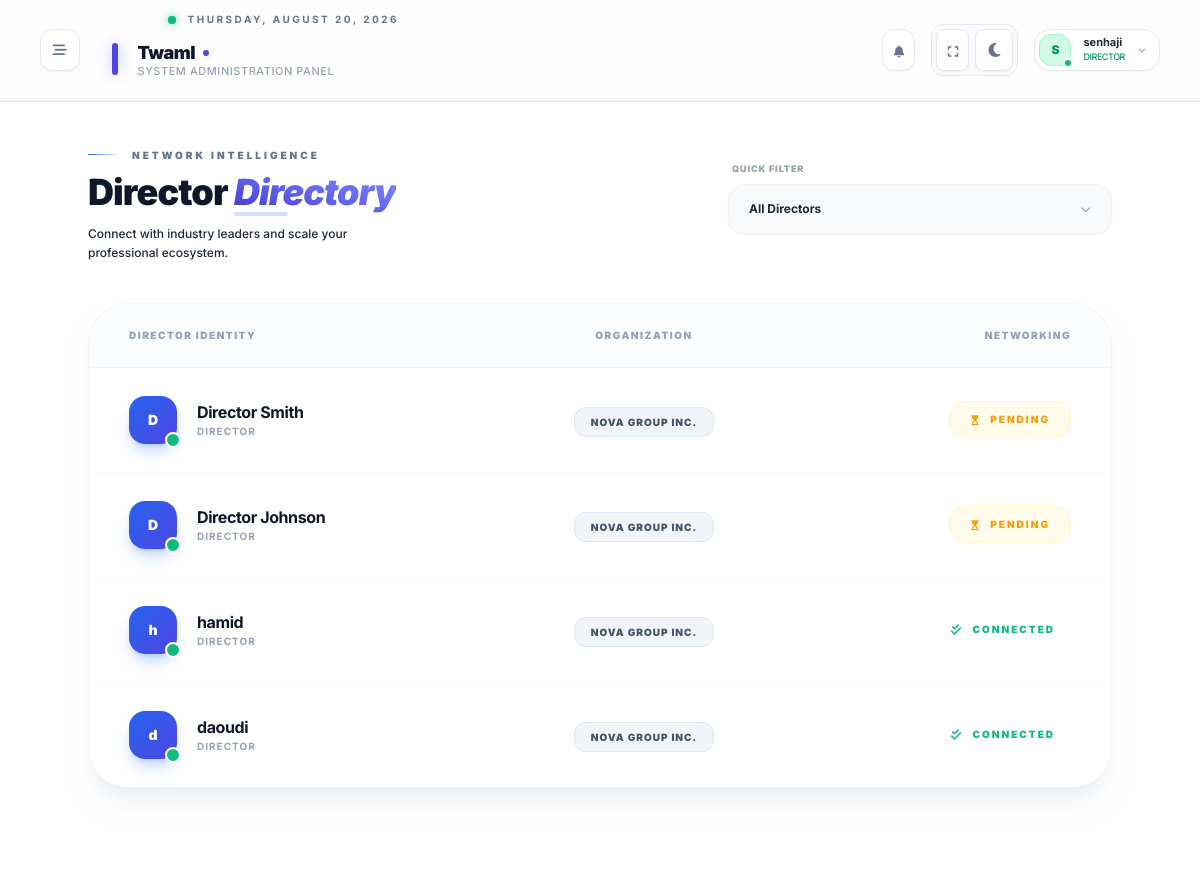
Page /communication/connections/search/ (signed in) on the earlier database version.
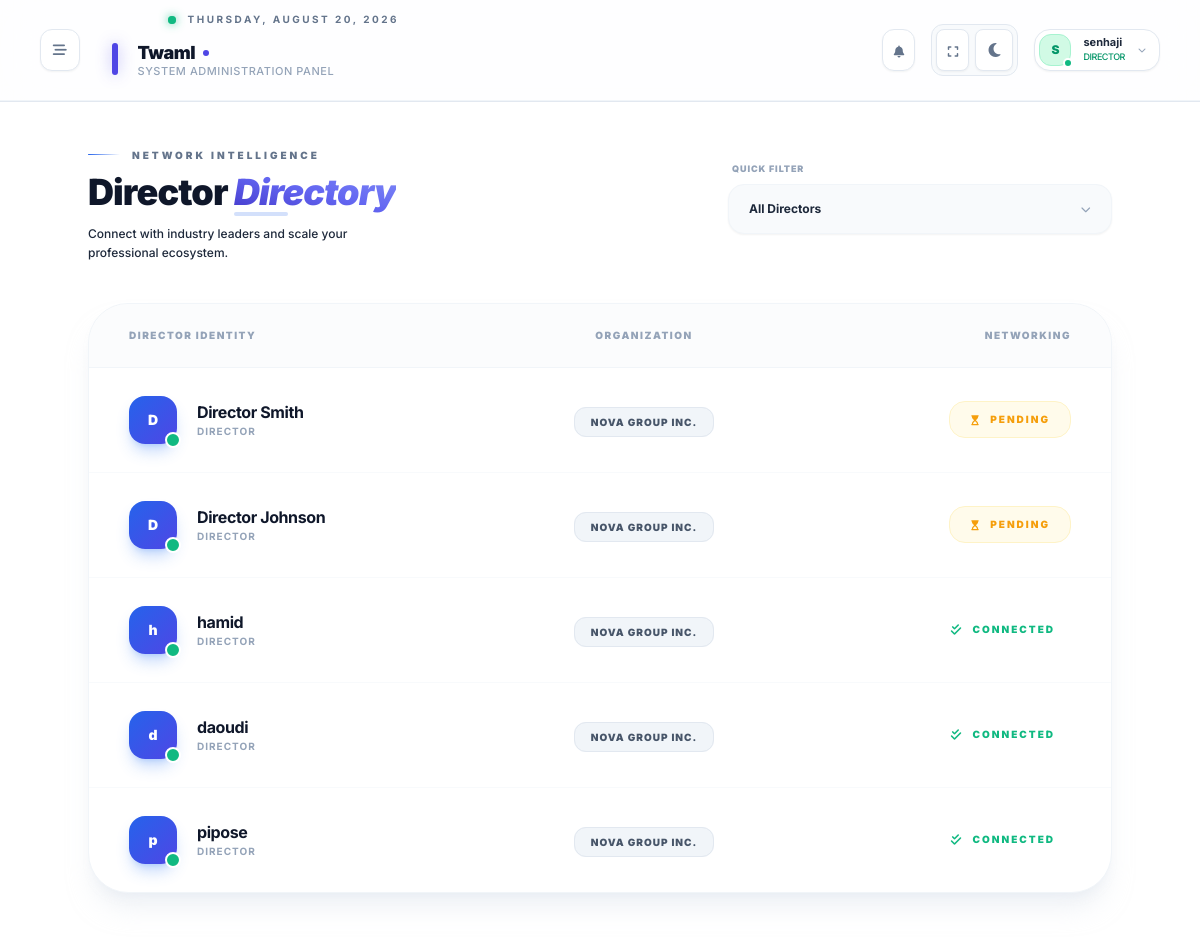
Same page on the later database version.
### accounts/models.py (models this page shows, shortened)
class Director(models.Model):
    user = models.OneToOneField(
        User,
        on_delete=models.CASCADE,
        primary_key=True,
        related_name="director_profile",
    )
    qualification_cert = models.CharField(max_length=100, blank=True)
    hired_at = models.DateField(null=True, blank=True)
    organization = models.ForeignKey(
        "dashboard.Organization", on_delete=models.CASCADE, null=True, blank=True, related_name="directors"
    )

class User(AbstractUser):
    ROLE_CHOICES = (
        ("owner", "Network Owner"),
        ("director", "Director"),
        ("vice_director", "Vice Director"),
        ("educator", "Educator"),
        ("parent", "Parent"),
    )
    username = None
    user_id = models.UUIDField(primary_key=True, default=uuid.uuid4, editable=False)
    email = models.EmailField(_("email address"), unique=True)
    full_name = models.CharField(max_length=255)
    phone_number = models.CharField(max_length=20, blank=True, null=True)
    profile_photo = models.ImageField(upload_to=user_directory_path, blank=True, null=True)
    role_type = models.CharField(max_length=20, choices=ROLE_CHOICES)
    is_active = models.BooleanField(default=True)
    created_at = models.DateTimeField(auto_now_add=True)
    groups = models.ManyToManyField(
        "auth.Group",
        related_name="core_user_set",
        blank=True,
        verbose_name="groups",
        help_text="The groups this user belongs to.",
    )
    user_permissions = models.ManyToManyField(
        "auth.Permission",
        related_name="core_user_set",
        blank=True,
        verbose_name="user permissions",
        help_text="Specific permissions for this user.",
    )
    USERNAME_FIELD = "email"
    REQUIRED_FIELDS = ["full_name", "phone_number"]
    objects = CustomUserManager()

### dashboard/models.py (models this page shows, shortened)
class Organization(models.Model):
    org_id = models.UUIDField(primary_key=True, default=uuid.uuid4, editable=False)
    name = models.CharField(max_length=255)
    owner = models.OneToOneField(
        "accounts.Owner", on_delete=models.PROTECT, related_name="owned_organization"
    )
    created_at = models.DateTimeField(auto_now_add=True)

### communication/views.py (the view)
# urls.py: path("connections/search/", views.search_directors, name="search_directors"), # <--- Bach i-searchi
@login_required
def search_directors(request):
    query = request.GET.get('q', '')
    profile = request.user.director_profile
    my_org = profile.organization
    base_query = Director.objects.exclude(user=request.user).exclude(organization=my_org)
    directors_list_all = base_query.order_by('user__full_name')
    directors = base_query
    if query:
        directors = directors.filter(user__full_name=query)
    sent_requests_ids = DirectorConnection.objects.filter(
        from_director=profile, is_confirmed=False
    ).values_list('to_director_id', flat=True)
    confirmed_sent_ids = DirectorConnection.objects.filter(
        from_director=profile, is_confirmed=True
    ).values_list('to_director_id', flat=True)
    confirmed_received_ids = DirectorConnection.objects.filter(
        to_director=profile, is_confirmed=True
    ).values_list('from_director_id', flat=True)
    return render(request, "search_directors.html", {
        "directors": directors,
        "directors_list_all": directors_list_all,
        "query": query,
        "sent_requests_ids": list(sent_requests_ids),
        "confirmed_ids": list(confirmed_sent_ids) + list(confirmed_received_ids),
    })

### communication/context_processors.py (called while the page is built)
def unread_messages_count(request):
    if request.user.is_authenticated:
        count = Message.objects.filter(receiver=request.user, is_read=False).count()
        return {'unread_count': count}
    return {'unread_count': 0}

### dashboard/context_processors/theme_sidebar.py (called while the page is built)
def theme(request):
    return {'theme': request.COOKIES.get('theme', 'light')}

def sidebar(request):
    return {'sidebar_state': request.COOKIES.get('sidebar', 'closed')}

### communication/templates/search_directors.html (shortened to what the changed rows need)
{% extends "base.html" %}
{% block content %}
<div x-data="{ loading: false }" class="relative min-h-[90vh] bg-white dark:bg-slate-950 py-8 px-6">
    <div class="max-w-5xl mx-auto mb-10">
        <div class="flex flex-col md:flex-row md:items-center justify-between gap-8">
            <div class="relative group space-y-4">
                <div class="relative space-y-3">
                    <h1 class="text-5xl md:text-4xl font-black text-slate-900 dark:text-white tracking-tight">
                        Director
                        <span class="relative inline-block">
                            <span class="bg-gradient-to-tr from-indigo-700 via-indigo-500 to-indigo-400 bg-clip-text text-transparent italic">
                            </span>
                            <span class="absolute -bottom-1 left-0 w-1/3 h-1 bg-blue-600/20 rounded-full"></span>
                        </span>
                    </h1>
                </div>
            </div>
        </div>
    </div>
    <div class="max-w-5xl mx-auto bg-white dark:bg-slate-900 rounded-[2.5rem] border border-slate-100 dark:border-slate-800 shadow-xl shadow-slate-200/50 dark:shadow-none overflow-hidden">
        <div class="overflow-x-auto">
            <table class="w-full text-left border-collapse">
                <thead>
                    <tr class="bg-slate-50/50 dark:bg-slate-800/50 border-b border-slate-100 dark:border-slate-800">
                        <th class="px-10 py-6 text-[10px] font-black text-slate-400 uppercase tracking-[0.15em]">Director Identity</th>
                        <th class="px-6 py-6 text-[10px] font-black text-slate-400 uppercase tracking-[0.15em] hidden md:table-cell text-center">Organization</th>
                        <th class="px-10 py-6 text-right text-[10px] font-black text-slate-400 uppercase tracking-[0.15em]">Networking</th>
                    </tr>
                </thead>
                <tbody class="divide-y divide-slate-50 dark:divide-slate-800/50">
                    {% for director in directors %}
                        <tr class="group hover:bg-blue-50/30 dark:hover:bg-blue-900/10 transition-all">
                            <td class="px-10 py-7">
                                <div class="flex items-center gap-5">
                                    <div class="relative">
                                        <div class="w-12 h-12 rounded-2xl bg-gradient-to-br from-blue-600 to-indigo-600 flex items-center justify-center text-white text-sm font-black shadow-lg shadow-blue-500/30">
                                            {{ director.user.full_name|slice:":1" }}
                                        </div>
                                        <div class="absolute -bottom-1 -right-1 w-4 h-4 rounded-full bg-emerald-500 border-2 border-white dark:border-slate-900"></div>
                                    </div>
                                    <div class="flex flex-col">
                                        <span class="text-base font-bold text-slate-900 dark:text-white tracking-tight">{{ director.user.full_name }}</span>
                                        <span class="text-[10px] text-slate-400 font-bold uppercase tracking-widest">Director</span>
                                    </div>
                                </div>
                            </td>
                            <td class="px-6 py-7 hidden md:table-cell text-center">
                                <span class="px-4 py-2 rounded-xl bg-slate-100 dark:bg-slate-800 text-slate-600 dark:text-slate-400 text-[10px] font-black uppercase tracking-widest border border-slate-200 dark:border-slate-700">
                                    {{ director.organization.name|default:"Partner Org" }}
                                </span>
                            </td>
                            <td class="px-10 py-7 text-right">
                                {% if director.pk in confirmed_ids %}
                                    <div class="inline-flex items-center gap-2 text-emerald-500 text-[10px] font-black uppercase tracking-[0.2em] px-4 py-2">
                                        <i class="fa-solid fa-check-double text-xs"></i> Connected
                                    </div>
                                {% elif director.pk in sent_requests_ids %}
                                    <div class="inline-flex items-center gap-2 text-amber-500 bg-amber-50 dark:bg-amber-500/10 border border-amber-100 dark:border-amber-500/20 px-5 py-2.5 rounded-2xl text-[10px] font-black uppercase tracking-[0.2em]">
                                        <i class="fa-solid fa-hourglass-start animate-spin-slow"></i> Pending
                                    </div>
                                {% endif %}
                            </td>
                        </tr>
                    {% endfor %}
                </tbody>
            </table>
        </div>
    </div>
</div>
{% endblock %}

Differences in the rows shown:
added Director: user.full_name "p", user.full_name "pipose", organization.name "NOVA GROUP INC.", shows "CONNECTED"
